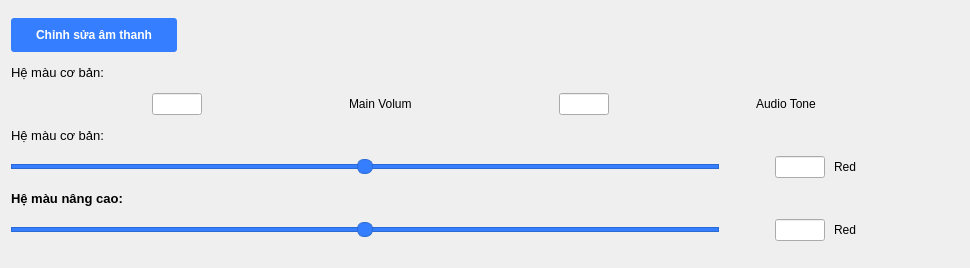
   <widget class="QWidget" name="verticalLayoutWidget_4">
    <property name="geometry">
     <rect>
      <x>1020</x>
      <y>2576</y>
      <width>970</width>
      <height>268</height>
     </rect>
    </property>
    <layout class="QVBoxLayout" name="verticalLayout_51">
     <property name="bottomMargin">
      <number>15</number>
     </property>
     <item>
      <widget class="QPushButton" name="pushButton_7">
       <property name="sizePolicy">
        <sizepolicy hsizetype="Fixed" vsizetype="Fixed">
         <horstretch>0</horstretch>
         <verstretch>0</verstretch>
        </sizepolicy>
       </property>
       <property name="styleSheet">
        <string notr="true">QPushButton {
    background-color: #347EFF; /* Màu xanh */
    color: white;              /* Chữ màu trắng */      
    font-weight: bold;         /* In đậm */
    border-radius: 3px;        /* Bo góc */
    padding: 6px 12px;         /* Khoảng cách lề */
    border: none;              /* Không viền */
 padding: 10px 25px 10px 25px; 
}

/* Khi hover */
QPushButton:hover {
    background-color: #286BE6; /* Màu xanh đậm hơn */
}

/* Khi nhấn */
QPushButton:pressed {
    background-color: #1F58C2; /* Màu xanh tối hơn khi nhấn */
}</string>
       </property>
       <property name="text">
        <string>Chỉnh sửa âm thanh</string>
       </property>
      </widget>
     </item>
     <item>
      <widget class="QLabel" name="label_100">
       <property name="sizePolicy">
        <sizepolicy hsizetype="Preferred" vsizetype="Fixed">
         <horstretch>0</horstretch>
         <verstretch>0</verstretch>
        </sizepolicy>
       </property>
       <property name="font">
        <font>
         <pointsize>10</pointsize>
         <weight>50</weight>
         <bold>false</bold>
        </font>
       </property>
       <property name="text">
        <string>Hệ màu cơ bản:</string>
       </property>
       <property name="scaledContents">
        <bool>true</bool>
       </property>
      </widget>
     </item>
     <item>
      <layout class="QHBoxLayout" name="horizontalLayout_10">
       <item>
        <widget class="QLineEdit" name="txtCutStart_19">
         <property name="sizePolicy">
          <sizepolicy hsizetype="Fixed" vsizetype="Fixed">
           <horstretch>0</horstretch>
           <verstretch>0</verstretch>
          </sizepolicy>
         </property>
         <property name="maximumSize">
          <size>
           <width>50</width>
           <height>16777215</height>
          </size>
         </property>
        </widget>
       </item>
       <item>
        <widget class="QLabel" name="label_101">
         <property name="sizePolicy">
          <sizepolicy hsizetype="Fixed" vsizetype="Fixed">
           <horstretch>0</horstretch>
           <verstretch>0</verstretch>
          </sizepolicy>
         </property>
         <property name="text">
          <string>Main Volum</string>
         </property>
        </widget>
       </item>
       <item>
        <widget class="QLineEdit" name="txtCutStart_20">
         <property name="sizePolicy">
          <sizepolicy hsizetype="Fixed" vsizetype="Fixed">
           <horstretch>0</horstretch>
           <verstretch>0</verstretch>
          </sizepolicy>
         </property>
         <property name="maximumSize">
          <size>
           <width>50</width>
           <height>16777215</height>
          </size>
         </property>
        </widget>
       </item>
       <item>
        <widget class="QLabel" name="label_102">
         <property name="sizePolicy">
          <sizepolicy hsizetype="Fixed" vsizetype="Fixed">
           <horstretch>0</horstretch>
           <verstretch>0</verstretch>
          </sizepolicy>
         </property>
         <property name="text">
          <string>Audio Tone</string>
         </property>
        </widget>
       </item>
      </layout>
     </item>
     <item>
      <widget class="QLabel" name="label_103">
       <property name="sizePolicy">
        <sizepolicy hsizetype="Preferred" vsizetype="Fixed">
         <horstretch>0</horstretch>
         <verstretch>0</verstretch>
        </sizepolicy>
       </property>
       <property name="font">
        <font>
         <pointsize>10</pointsize>
         <weight>50</weight>
         <bold>false</bold>
        </font>
       </property>
       <property name="text">
        <string>Hệ màu cơ bản:</string>
       </property>
       <property name="scaledContents">
        <bool>true</bool>
       </property>
      </widget>
     </item>
     <item>
      <layout class="QHBoxLayout" name="horizontalLayout_11">
       <item>
        <widget class="QSlider" name="horizontalSlider_3">
         <property name="styleSheet">
          <string notr="true">QSlider{
margin: 0px 50px 0px 0px
}

QSlider::groove:horizontal {
                border: 1px solid rgb(43, 105, 211);
                height: 3px;
                background: rgb(52, 126, 255);
                margin: 2px 0;
            }
            QSlider::handle:horizontal {
                background: rgb(52, 126, 255);
                border: 1px solid rgb(43, 105, 211);
                width: 14px;
                height: 20px;
                margin: -6px 0;
                border-radius: 7px;
            }
            QSlider::handle:horizontal:hover {
                background: rgb(26, 63, 127);
            }</string>
         </property>
         <property name="maximum">
          <number>100</number>
         </property>
         <property name="value">
          <number>50</number>
         </property>
         <property name="orientation">
          <enum>Qt::Horizontal</enum>
         </property>
        </widget>
       </item>
       <item>
        <widget class="QLineEdit" name="txtCutStart_21">
         <property name="sizePolicy">
          <sizepolicy hsizetype="Fixed" vsizetype="Fixed">
           <horstretch>0</horstretch>
           <verstretch>0</verstretch>
          </sizepolicy>
         </property>
         <property name="maximumSize">
          <size>
           <width>50</width>
           <height>16777215</height>
          </size>
         </property>
         <property name="styleSheet">
          <string notr="true"/>
         </property>
        </widget>
       </item>
       <item>
        <widget class="QLabel" name="label_104">
         <property name="sizePolicy">
          <sizepolicy hsizetype="Fixed" vsizetype="Fixed">
           <horstretch>0</horstretch>
           <verstretch>0</verstretch>
          </sizepolicy>
         </property>
         <property name="styleSheet">
          <string notr="true">margin: 0px 100px 0px 0px</string>
         </property>
         <property name="text">
          <string>Red</string>
         </property>
        </widget>
       </item>
      </layout>
     </item>
     <item>
      <widget class="QLabel" name="label_105">
       <property name="sizePolicy">
        <sizepolicy hsizetype="Preferred" vsizetype="Fixed">
         <horstretch>0</horstretch>
         <verstretch>0</verstretch>
        </sizepolicy>
       </property>
       <property name="font">
        <font>
         <pointsize>10</pointsize>
         <weight>75</weight>
         <bold>true</bold>
        </font>
       </property>
       <property name="text">
        <string>Hệ màu nâng cao:</string>
       </property>
       <property name="scaledContents">
        <bool>true</bool>
       </property>
      </widget>
     </item>
     <item>
      <layout class="QHBoxLayout" name="horizontalLayout_12">
       <item>
        <widget class="QSlider" name="horizontalSlider_4">
         <property name="styleSheet">
          <string notr="true">QSlider{
margin: 0px 50px 0px 0px
}

QSlider::groove:horizontal {
                border: 1px solid rgb(43, 105, 211);
                height: 3px;
                background: rgb(52, 126, 255);
                margin: 2px 0;
            }
            QSlider::handle:horizontal {
                background: rgb(52, 126, 255);
                border: 1px solid rgb(43, 105, 211);
                width: 14px;
                height: 20px;
                margin: -6px 0;
                border-radius: 7px;
            }
            QSlider::handle:horizontal:hover {
                background: rgb(26, 63, 127);
            }</string>
         </property>
         <property name="maximum">
          <number>100</number>
         </property>
         <property name="value">
          <number>50</number>
         </property>
         <property name="orientation">
          <enum>Qt::Horizontal</enum>
         </property>
        </widget>
       </item>
       <item>
        <widget class="QLineEdit" name="txtCutStart_22">
         <property name="sizePolicy">
          <sizepolicy hsizetype="Fixed" vsizetype="Fixed">
           <horstretch>0</horstretch>
           <verstretch>0</verstretch>
          </sizepolicy>
         </property>
         <property name="maximumSize">
          <size>
           <width>50</width>
           <height>16777215</height>
          </size>
         </property>
         <property name="styleSheet">
          <string notr="true"/>
         </property>
        </widget>
       </item>
       <item>
        <widget class="QLabel" name="label_106">
         <property name="sizePolicy">
          <sizepolicy hsizetype="Fixed" vsizetype="Fixed">
           <horstretch>0</horstretch>
           <verstretch>0</verstretch>
          </sizepolicy>
         </property>
         <property name="styleSheet">
          <string notr="true">margin: 0px 100px 0px 0px</string>
         </property>
         <property name="text">
          <string>Red</string>
         </property>
        </widget>
       </item>
      </layout>
     </item>
    </layout>
   </widget>
